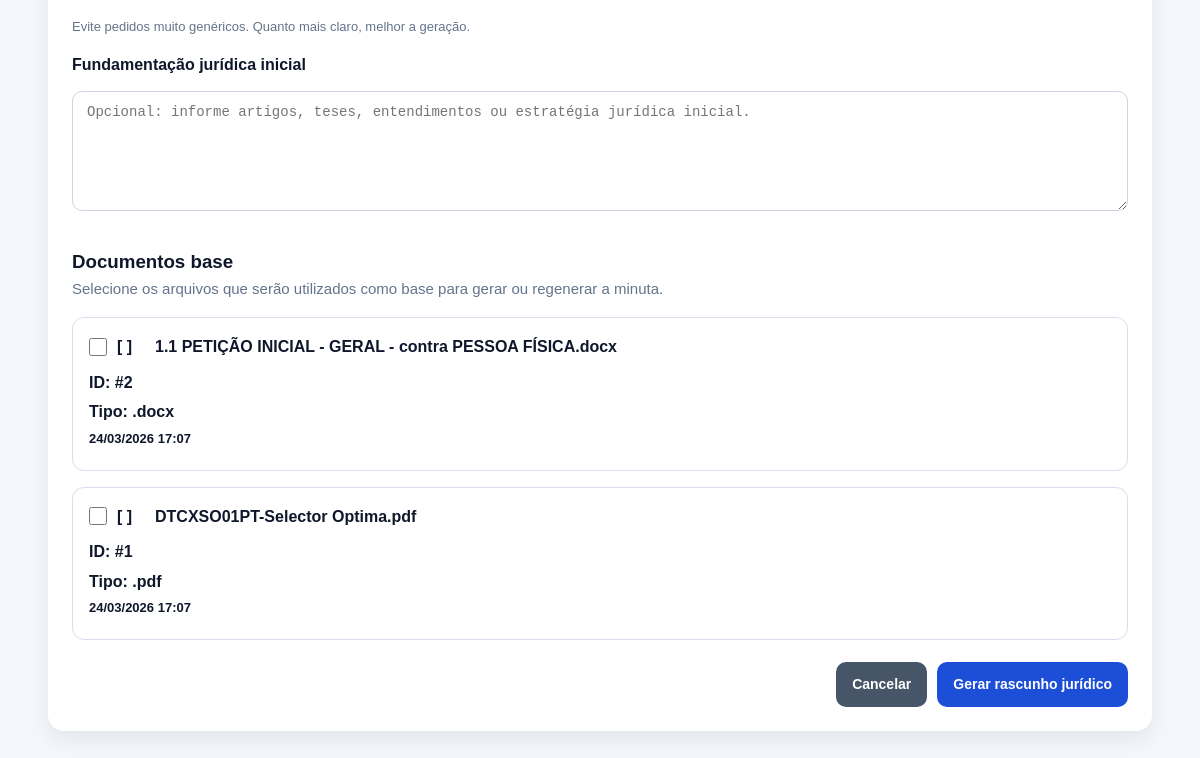
/generations/create (lower part), run on an earlier commit of the app's database.
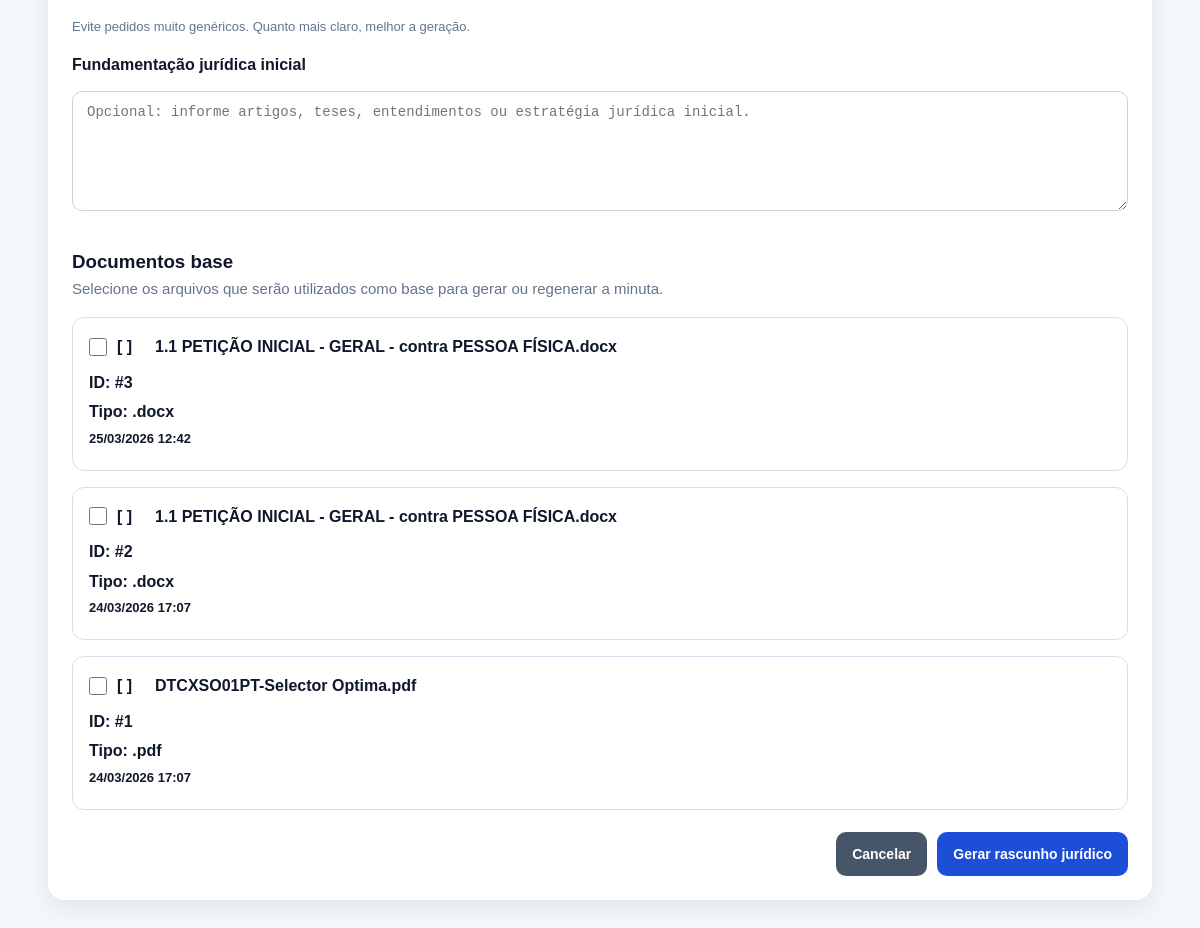
And on a later commit of the database.
### app/models/document.py (models this page shows)
class Document(Base):
    __tablename__ = "documents"
    id = Column(Integer, primary_key=True, index=True)
    original_filename = Column(String(255), nullable=False)
    saved_filename = Column(String(255), nullable=False)
    file_path = Column(String(500), nullable=False)
    file_type = Column(String(20), nullable=False)
    extracted_text = Column(Text, nullable=False)
    created_at = Column(DateTime(timezone=True), server_default=func.now(), nullable=False)

### app/routers/generations.py (the view)
@router.get("/create")
def create_generation_page(request: Request, db: Session = Depends(get_db)):
    documentos = listar_documentos(db)
    perfis = listar_perfis(db)
    perfil_ativo = buscar_perfil_ativo(db)
    selected_profile_id = perfil_ativo.id if perfil_ativo else None
    return _render_generation_form(
        request,
        documentos=documentos,
        perfis=perfis,
        tipos_de_documento=TIPOS_DE_DOCUMENTO,
        error_message=None,
        form_data={},
        selected_document_ids=[],
        selected_profile_id=selected_profile_id,
        modo_edicao=False,
        geracao=None,
    )

### app/templates/generation_create.html (shortened to what this page needs)
{% extends "base.html" %}
{% block content %}
<section class="card">
    <form
        action="{% if modo_edicao %}/generations/{{ geracao.id }}/edit{% else %}/generations/create{% endif %}"
        method="post"
        class="formulario-geracao"
    >
        <p class="texto-pequeno">Evite pedidos muito genéricos. Quanto mais claro, melhor a geração.</p>
        <label for="legal_basis">Fundamentação jurídica inicial</label>
        <textarea
            id="legal_basis"
            name="legal_basis"
            rows="5"
            placeholder="Opcional: informe artigos, teses, entendimentos ou estratégia jurídica inicial."
        >{{ form_data.legal_basis if form_data else '' }}</textarea>
        <div class="secao-documentos-base">
            <h3>Documentos base</h3>
            <p class="texto-suave">
                Selecione os arquivos que serão utilizados como base para gerar ou regenerar a minuta.
            </p>
            {% if documentos %}
                <div class="lista-documentos-base">
                    {% for documento in documentos %}
                        <label class="documento-base-item {% if documento.id in selected_document_ids %}selecionado{% endif %}">
                            <div class="documento-base-topo">
                                <input
                                    type="checkbox"
                                    name="document_ids"
                                    value="{{ documento.id }}"
                                >
                                <span class="marcador-documento">
                                    {% if documento.id in selected_document_ids %}
                                        [X]
                                    {% else %}
                                        [ ]
                                    {% endif %}
                                </span>
                                <span class="nome-documento">{{ documento.original_filename }}</span>
                            </div>
                            <div class="documento-base-info">
                                <p><strong>ID:</strong> #{{ documento.id }}</p>
                                <p><strong>Tipo:</strong> {{ documento.file_type }}</p>
                                <p class="texto-pequeno">
                                    {{ documento.created_at.strftime("%d/%m/%Y %H:%M") if documento.created_at else "-" }}
                                </p>
                            </div>
                        </label>
                    {% endfor %}
                </div>
            {% else %}
                <div class="estado-vazio">
                    <p>Você ainda não possui documentos enviados.</p>
                    <a class="botao" href="/documents/upload">Enviar documento</a>
                </div>
            {% endif %}
        </div>
        <div class="acoes-formulario-geracao">
            <a class="botao botao-secundario" href="{% if modo_edicao %}/generations/{{ geracao.id }}{% else %}/generations{% endif %}">
                Cancelar
            </a>
            <button class="botao" type="submit">
                {% if modo_edicao %}
                    Salvar e regenerar texto
                {% else %}
                    Gerar rascunho jurídico
                {% endif %}
            </button>
        </div>
    </form>
</section>
{% endblock %}

### app/templates/base.html (shortened to what this page needs)
<!DOCTYPE html>
<html lang="pt-BR">
<head>
    <link rel="stylesheet" href="{{ url_for('static', path='css/style.css') }}?v=4.5">
</head>
<body>
    <main class="container pagina-conteudo">
        {% block content %}{% endblock %}
    </main>
</body>
</html>

### app/static/css/style.css (style rules this page uses)
* { margin: 0; padding: 0; box-sizing: border-box; }
body { font-family: Arial, Helvetica, sans-serif; background: #f4f7fb; color: #1f2937; line-height: 1.6; }
a { color: #1d4ed8; text-decoration: none; }
.container { width: min(1180px, 92%); margin: 0 auto; }
.pagina-conteudo { padding: 32px 0; }
.card { background: #ffffff; border-radius: 16px; padding: 24px; box-shadow: 0 8px 24px rgba(15, 23, 42, 0.08); margin-bottom: 24px; }
.texto-suave { color: #64748b; font-size: 15px; }
.texto-pequeno { color: #64748b; font-size: 13px; margin-top: 4px; }
.botao, button.botao { display: inline-flex; align-items: center; justify-content: center; background: #1d4ed8; color: #ffffff; border: none; border-radius: 10px; padding: 11px 16px; font-size: 14px; font-weight: bold; cursor: pointer; transition: background 0.2s ease, transform 0.2s ease, opacity 0.2s ease; }
.botao-secundario { background: #475569; }
form { display: flex; flex-direction: column; gap: 14px; }
label { font-weight: bold; color: #0f172a; }
input[type="text"], input[type="email"], input[type="password"], input[type="number"], select, textarea { width: 100%; padding: 12px 14px; border: 1px solid #cbd5e1; border-radius: 10px; font-size: 14px; background: #ffffff; color: #1f2937; }
textarea { resize: vertical; min-height: 120px; }
select, textarea, input[type="text"], input[type="email"], input[type="password"], input[type="number"] { appearance: none; }
.formulario-geracao { display: flex; flex-direction: column; gap: 14px; }
.formulario-geracao h3 { margin-top: 10px; color: #0f172a; }
.acoes-formulario-geracao { display: flex; justify-content: flex-end; gap: 10px; flex-wrap: wrap; margin-top: 8px; }
.secao-documentos-base { margin-top: 12px; }
.lista-documentos-base { display: flex; flex-direction: column; gap: 16px; margin-top: 16px; }
.documento-base-item { display: block; border: 1px solid #d6deeb; border-radius: 12px; padding: 16px; background: #ffffff; cursor: pointer; transition: border-color 0.2s ease, background-color 0.2s ease, transform 0.2s ease; }
.documento-base-topo { display: flex; align-items: center; gap: 10px; margin-bottom: 10px; }
.documento-base-topo input[type="checkbox"] { width: 18px; height: 18px; margin: 0; padding: 0; flex-shrink: 0; accent-color: #1d4ed8; appearance: auto; -webkit-appearance: checkbox; -moz-appearance: checkbox; box-shadow: none; border: none; background: transparent; }
.marcador-documento { font-weight: 700; color: #0f172a; min-width: 28px; }
.nome-documento { font-weight: 700; color: #0f172a; word-break: break-word; }
.documento-base-info p { margin: 4px 0; color: #0f172a; }

What changed in the data, as far as the page shows it:
added Document: original_filename "1.1 PETIÇÃO INICIAL - GERAL - contra PESSOA FÍSICA.docx", id "3", file_type ".docx", created_at "25/03/2026 12:42"
